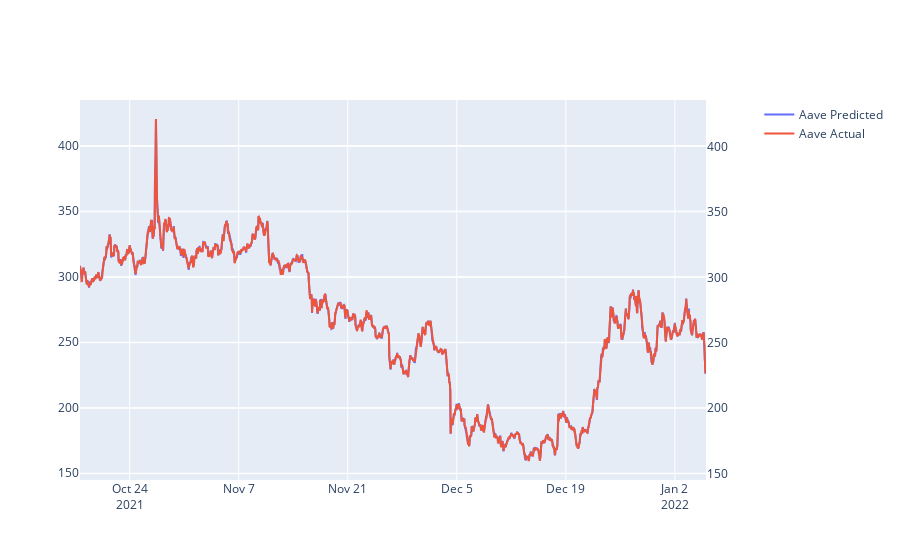

This figure's notebook cell:
### Code cell
fig = make_subplots(specs=[[{"secondary_y": True}]])
fig.add_trace(go.Scatter(x=df_test.index, y=pred_prices,
                    mode='lines',
                    name='Aave Predicted'),
                    secondary_y=False)
fig.add_trace(go.Scatter(x=df_test.index, y=df_test.aavePriceUSD,
                    mode='lines',
                    name='Aave Actual'),
                    secondary_y=True)

### Figure 1 — Plotly figure (JSON) as saved in the notebook; plotly's stock layout.template omitted (floating-point values rounded to 4 significant figures; data arrays with more than 128 entries replaced by an {"elided": "..."} marker saying what was removed)
{"data": [{"mode": "lines", "name": "Aave Predicted", "type": "scatter", "x": {"elided": "1930 str values"}, "xaxis": "x", "y": {"elided": "1929 float values"}, "yaxis": "y"}, {"mode": "lines", "name": "Aave Actual", "type": "scatter", "x": {"elided": "1930 str values"}, "xaxis": "x", "y": {"elided": "1930 float values"}, "yaxis": "y2"}], "layout": {"xaxis": {"anchor": "y", "domain": [0, 0.94]}, "yaxis": {"anchor": "x", "domain": [0, 1]}, "yaxis2": {"anchor": "x", "overlaying": "y", "side": "right"}}}
